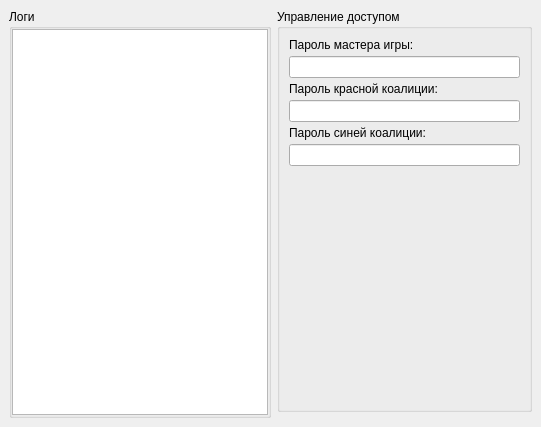
<?xml version="1.0" encoding="UTF-8"?>
<ui version="4.0">
 <class>MainWindow</class>
 <widget class="QMainWindow" name="MainWindow">
  <property name="geometry">
   <rect>
    <x>0</x>
    <y>0</y>
    <width>541</width>
    <height>427</height>
   </rect>
  </property>
  <property name="windowTitle">
   <string>MainWindow</string>
  </property>
  <widget class="QWidget" name="centralwidget">
   <layout class="QGridLayout" name="gridLayout_2">
    <item row="0" column="0" rowspan="2">
     <widget class="QGroupBox" name="groupBox">
      <property name="title">
       <string>Логи</string>
      </property>
      <layout class="QGridLayout" name="gridLayout_3">
       <property name="leftMargin">
        <number>0</number>
       </property>
       <property name="topMargin">
        <number>0</number>
       </property>
       <property name="rightMargin">
        <number>0</number>
       </property>
       <property name="bottomMargin">
        <number>0</number>
       </property>
       <property name="spacing">
        <number>0</number>
       </property>
       <item row="0" column="0">
        <widget class="QPlainTextEdit" name="logsTextEdit">
         <property name="readOnly">
          <bool>true</bool>
         </property>
        </widget>
       </item>
      </layout>
     </widget>
    </item>
    <item row="0" column="1">
     <widget class="QGroupBox" name="verticalGroupBox">
      <property name="title">
       <string>Управление доступом</string>
      </property>
      <layout class="QGridLayout" name="gridLayout">
       <property name="spacing">
        <number>4</number>
       </property>
       <item row="2" column="0">
        <widget class="QLineEdit" name="gameMasterLineEdit">
         <property name="echoMode">
          <enum>QLineEdit::Password</enum>
         </property>
        </widget>
       </item>
       <item row="1" column="0">
        <widget class="QLabel" name="label">
         <property name="sizePolicy">
          <sizepolicy hsizetype="Preferred" vsizetype="Maximum">
           <horstretch>0</horstretch>
           <verstretch>0</verstretch>
          </sizepolicy>
         </property>
         <property name="text">
          <string>Пароль мастера игры:</string>
         </property>
        </widget>
       </item>
       <item row="6" column="0">
        <widget class="QLineEdit" name="blueLineEdit">
         <property name="echoMode">
          <enum>QLineEdit::Password</enum>
         </property>
        </widget>
       </item>
       <item row="3" column="0">
        <widget class="QLabel" name="label_2">
         <property name="sizePolicy">
          <sizepolicy hsizetype="Preferred" vsizetype="Maximum">
           <horstretch>0</horstretch>
           <verstretch>0</verstretch>
          </sizepolicy>
         </property>
         <property name="text">
          <string>Пароль красной коалиции:</string>
         </property>
        </widget>
       </item>
       <item row="4" column="0">
        <widget class="QLineEdit" name="redLineEdit">
         <property name="echoMode">
          <enum>QLineEdit::Password</enum>
         </property>
        </widget>
       </item>
       <item row="5" column="0">
        <widget class="QLabel" name="label_3">
         <property name="sizePolicy">
          <sizepolicy hsizetype="Preferred" vsizetype="Maximum">
           <horstretch>0</horstretch>
           <verstretch>0</verstretch>
          </sizepolicy>
         </property>
         <property name="text">
          <string>Пароль синей коалиции:</string>
         </property>
        </widget>
       </item>
       <item row="7" column="0">
        <spacer name="verticalSpacer">
         <property name="orientation">
          <enum>Qt::Vertical</enum>
         </property>
         <property name="sizeHint" stdset="0">
          <size>
           <width>20</width>
           <height>40</height>
          </size>
         </property>
        </spacer>
       </item>
      </layout>
     </widget>
    </item>
   </layout>
  </widget>
 </widget>
 <resources/>
 <connections/>
</ui>
